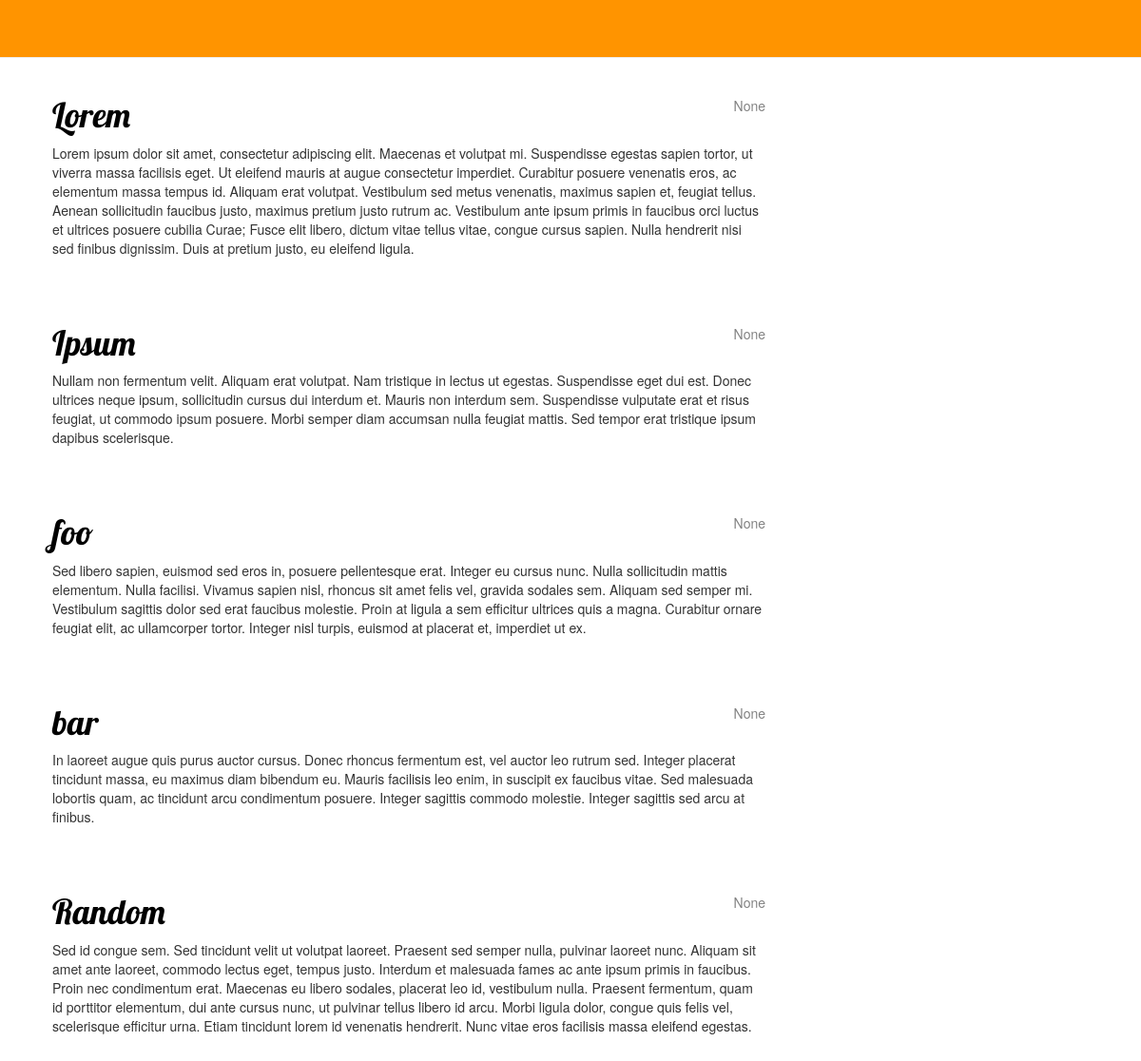
The page / on the database its author committed.
### blog/models.py (models this page shows, shortened)
class Post(models.Model):
    author = models.ForeignKey('auth.User')
    title = models.CharField(max_length = 200)
    text = models.TextField()
    created_date = models.DateTimeField(default = timezone.now)
    published_date = models.DateTimeField(blank = True, null = True)

### blog/views.py (the view)
# urls.py: url(r'^$', views.post_list, name='post_list'),
def post_list(request):
    posts = Post.objects.order_by('published_date')
    return render(request, 'blog/post_list.html', {'posts': posts})

### blog/templates/blog/post_list.html
{% extends 'blog/base.html' %}
{% block content %}
	{% for post in posts %}
	    <div class="post">
	        <div class="date">
	            {{ post.published_date }}
	        </div>
	        <h1><a href="">{{ post.title }}</a></h1>
	        <p>{{ post.text|linebreaks }}</p>
	    </div>
	{% endfor %}
{% endblock %}

### blog/templates/blog/base.html (shortened to what this page needs)
{% load staticfiles %}
<html>
    <head>
        <link rel="stylesheet" href="//maxcdn.bootstrapcdn.com/bootstrap/3.2.0/css/bootstrap.min.css">
        <link rel="stylesheet" href="//maxcdn.bootstrapcdn.com/bootstrap/3.2.0/css/bootstrap-theme.min.css">
        <link rel="stylesheet" href="{% static 'css/blog.css' %}">
    </head>
    <body>
        <div class="page-header">
        </div>
        <div class="content container">
            <div class="row">
                <div class="col-md-8">
                {% block content %}
                {% endblock %}
                </div>
            </div>
        </div>
    </body>
</html>

### blog/static/css/blog.css (style rules this page uses)
h1 a { color: #FCA205; font-family: 'Lobster'; }
.page-header { background-color: #ff9400; margin-top: 0; padding: 20px 20px 20px 40px; }
.content { margin-left: 40px; }
h1, h2, h3, h4 { font-family: 'Lobster', cursive; }
.date { float: right; color: #828282; }
.post { margin-bottom: 70px; }
.post h1 a, .post h1 a:visited { color: #000000; }

### rows shown on the page
Post: published_date "None", title "Lorem", text "Lorem ipsum dolor sit amet, consectetur adipiscing elit. Maecenas et volutpat mi. Suspendisse egestas sapien tortor, ut viverra massa facilisis eget. Ut eleifend mauris at augue consectetur imperdiet. Curabitur posuere venenatis eros, ac elementum massa tempus id. Aliquam erat volutpat. Vestibulum sed metus venenatis, maximus sapien et, feugiat tellus. Aenean sollicitudin faucibus justo, maximus pretium justo rutrum ac. Vestibulum ante ipsum primis in faucibus orci luctus et ultrices posuere cubilia Curae; Fusce elit libero, dictum vitae tellus vitae, congue cursus sapien. Nulla hendrerit nisi sed finibus dignissim. Duis at pretium justo, eu eleifend ligula."
Post: published_date "None", title "Ipsum", text "Nullam non fermentum velit. Aliquam erat volutpat. Nam tristique in lectus ut egestas. Suspendisse eget dui est. Donec ultrices neque ipsum, sollicitudin cursus dui interdum et. Mauris non interdum sem. Suspendisse vulputate erat et risus feugiat, ut commodo ipsum posuere. Morbi semper diam accumsan nulla feugiat mattis. Sed tempor erat tristique ipsum dapibus scelerisque."
Post: published_date "None", title "foo", text "Sed libero sapien, euismod sed eros in, posuere pellentesque erat. Integer eu cursus nunc. Nulla sollicitudin mattis elementum. Nulla facilisi. Vivamus sapien nisl, rhoncus sit amet felis vel, gravida sodales sem. Aliquam sed semper mi. Vestibulum sagittis dolor sed erat faucibus molestie. Proin at ligula a sem efficitur ultrices quis a magna. Curabitur ornare feugiat elit, ac ullamcorper tortor. Integer nisl turpis, euismod at placerat et, imperdiet ut ex."
Post: published_date "None", title "bar", text "In laoreet augue quis purus auctor cursus. Donec rhoncus fermentum est, vel auctor leo rutrum sed. Integer placerat tincidunt massa, eu maximus diam bibendum eu. Mauris facilisis leo enim, in suscipit ex faucibus vitae. Sed malesuada lobortis quam, ac tincidunt arcu condimentum posuere. Integer sagittis commodo molestie. Integer sagittis sed arcu at finibus."
Post: published_date "None", title "Random", text "Sed id congue sem. Sed tincidunt velit ut volutpat laoreet. Praesent sed semper nulla, pulvinar laoreet nunc. Aliquam sit amet ante laoreet, commodo lectus eget, tempus justo. Interdum et malesuada fames ac ante ipsum primis in faucibus. Proin nec condimentum erat. Maecenas eu libero sodales, placerat leo id, vestibulum nulla. Praesent fermentum, quam id porttitor elementum, dui ante cursus nunc, ut pulvinar tellus libero id arcu. Morbi ligula dolor, congue quis felis vel, scelerisque efficitur urna. Etiam tincidunt lorem id venenatis hendrerit. Nunc vitae eros facilisis massa eleifend egestas."
